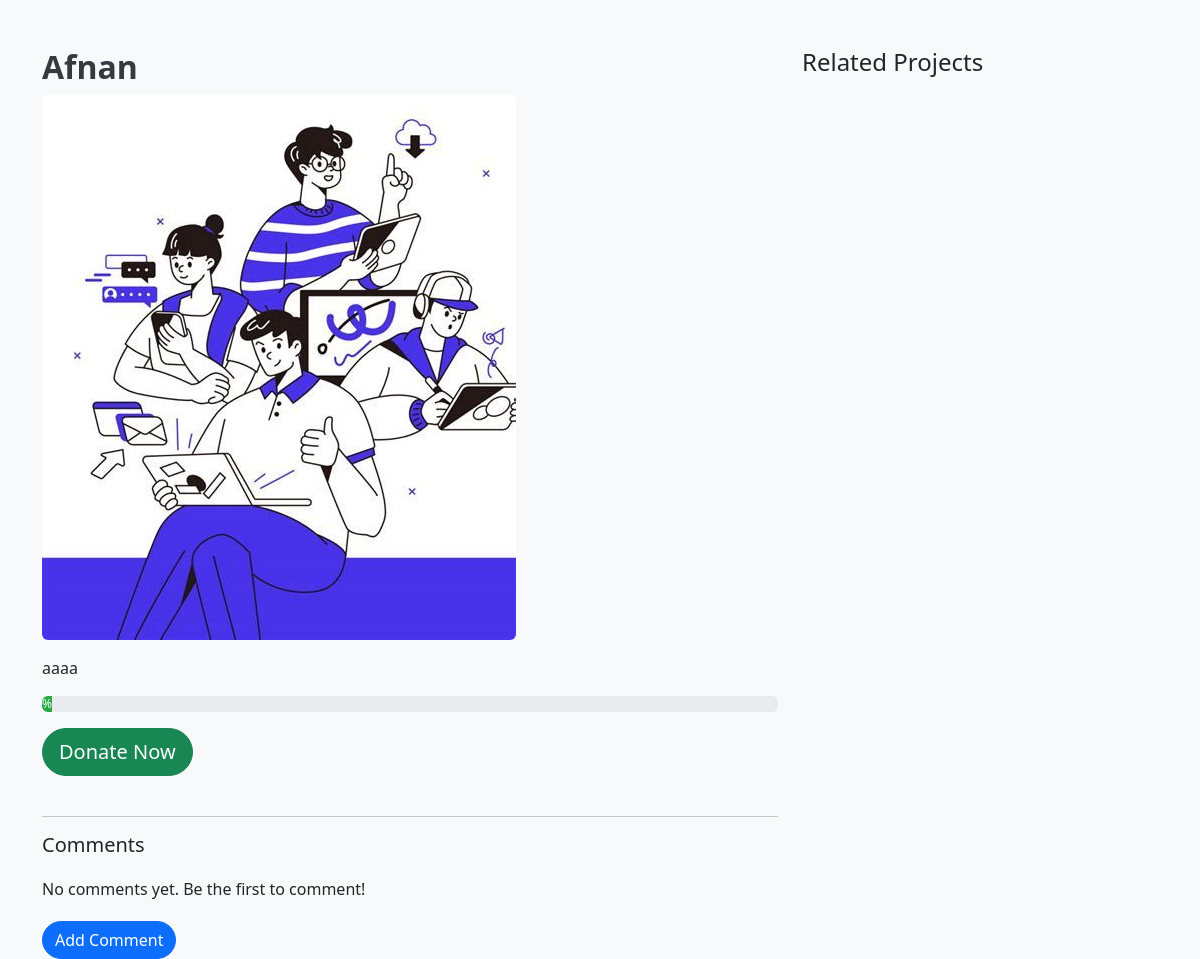
/founding/project/1/, run on the app's committed database.
### founding/models.py (models this page shows, shortened)
class Project(models.Model):
    title = models.CharField(max_length=200)
    details = models.TextField()
    category = models.ForeignKey(Category, on_delete=models.CASCADE, default=1)
    pictures = models.ImageField(upload_to='project_images/', blank=True, null=True)
    total_target = models.DecimalField(max_digits=10, decimal_places=2)
    tags = models.CharField(max_length=200, help_text="Comma-separated tags")
    start_time = models.DateTimeField(default=timezone.now)
    end_time = models.DateTimeField()
    is_active = models.BooleanField(default=True)

### founding/views.py (the view)
# urls.py: path('project/<int:pk>/', views.project_detail, name='project_detail'),
def project_detail(request, pk):
    project = get_object_or_404(Project, pk=pk)
    return render(request, 'founding/project_detail.html', {'project': project})

### founding/templates/founding/project_detail.html (shortened to what this page needs)
<!DOCTYPE html>
<html lang="en">
<head>
    <link href="https://cdn.jsdelivr.net/npm/bootstrap@5.3.3/dist/css/bootstrap.min.css" rel="stylesheet">
</head>
<body>
    <div class="container mt-5">
        <div class="row g-4">
            <div class="col-md-8">
                <h2 class="project-title">{{ project.title }}</h2>
                <img src="{{ project.pictures.url }}" class="img-fluid rounded mb-3" alt="{{ project.title }}">
                <p>{{ project.details }}</p>
                <div class="progress mb-3">
                    <div class="progress-bar" role="progressbar" style="width: {{ project.progress }}%;" aria-valuenow="{{ project.progress }}" aria-valuemin="0" aria-valuemax="100">
                        {{ project.progress }}%
                    </div>
                </div>
                <button class="btn btn-success btn-lg mb-4">Donate Now</button>
                <hr>
                <h5>Comments</h5>
                <div class="comments-section">
                    {% for comment in project.comments.all %}
                    <div class="comment">
                        <strong>{{ comment.user.username }}</strong> - {{ comment.created_at|date:"M d, Y" }}
                        <p>{{ comment.content }}</p>
                    </div>
                    {% empty %}
                    <p>No comments yet. Be the first to comment!</p>
                    {% endfor %}
                </div>
                <form method="POST" class="form-section">
                    <button type="submit" class="btn btn-primary rounded-pill">Add Comment</button>
                </form>
            </div>
            <div class="col-md-4">
                <h4 class="mb-3">Related Projects</h4>
            </div>
        </div>
    </div>
</body>
</html>

### founding/templates/founding/project_detail.html (style rules this page uses)
body { background-color: #f8f9fa; }
.project-title { color: #343a40; font-weight: bold; }
.btn-success { border-radius: 30px; }
.progress-bar { background-color: #28a745; }
.form-section { margin-top: 20px; }
.comments-section { margin-top: 20px; }

### data on the page
Project: title "Afnan", pictures (picture), details "aaaa"
